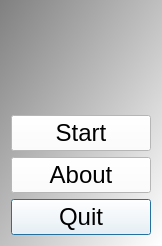
<?xml version="1.0" encoding="UTF-8"?>
<ui version="4.0">
 <class>QtTestFunctionParserMenuDialog</class>
 <widget class="QDialog" name="QtTestFunctionParserMenuDialog">
  <property name="geometry">
   <rect>
    <x>0</x>
    <y>0</y>
    <width>162</width>
    <height>246</height>
   </rect>
  </property>
  <property name="font">
   <font>
    <pointsize>18</pointsize>
   </font>
  </property>
  <property name="windowTitle">
   <string>TestFunctionParser</string>
  </property>
  <property name="styleSheet">
   <string notr="true">QDialog { 
background-color: qlineargradient(x1: 0, y1: 0, x2: 1, y2: 1, stop: 0  #808080, stop: 1 #ffffff);
}
QPushButton { background-color: rgb(255, 255, 255);  }
QPushButton { color: rgb(0,0,0); }
QPushButton { font: 32px &quot;Courier New&quot;, courier, monospace }</string>
  </property>
  <layout class="QGridLayout" name="gridLayout">
   <item row="3" column="0">
    <widget class="QPushButton" name="button_quit">
     <property name="text">
      <string>Quit</string>
     </property>
     <property name="flat">
      <bool>false</bool>
     </property>
    </widget>
   </item>
   <item row="1" column="0">
    <widget class="QPushButton" name="button_start">
     <property name="text">
      <string>Start</string>
     </property>
     <property name="flat">
      <bool>false</bool>
     </property>
    </widget>
   </item>
   <item row="2" column="0">
    <widget class="QPushButton" name="button_about">
     <property name="text">
      <string>About</string>
     </property>
     <property name="flat">
      <bool>false</bool>
     </property>
    </widget>
   </item>
   <item row="0" column="0">
    <widget class="QLabel" name="label">
     <property name="text">
      <string/>
     </property>
     <property name="pixmap">
      <pixmap resource="ToolTestFunctionParser.qrc">:/ToolTestFunctionParser/images/ToolTestFunctionParserSimple.png</pixmap>
     </property>
    </widget>
   </item>
  </layout>
 </widget>
 <resources>
  <include location="ToolTestFunctionParser.qrc"/>
 </resources>
 <connections/>
</ui>
